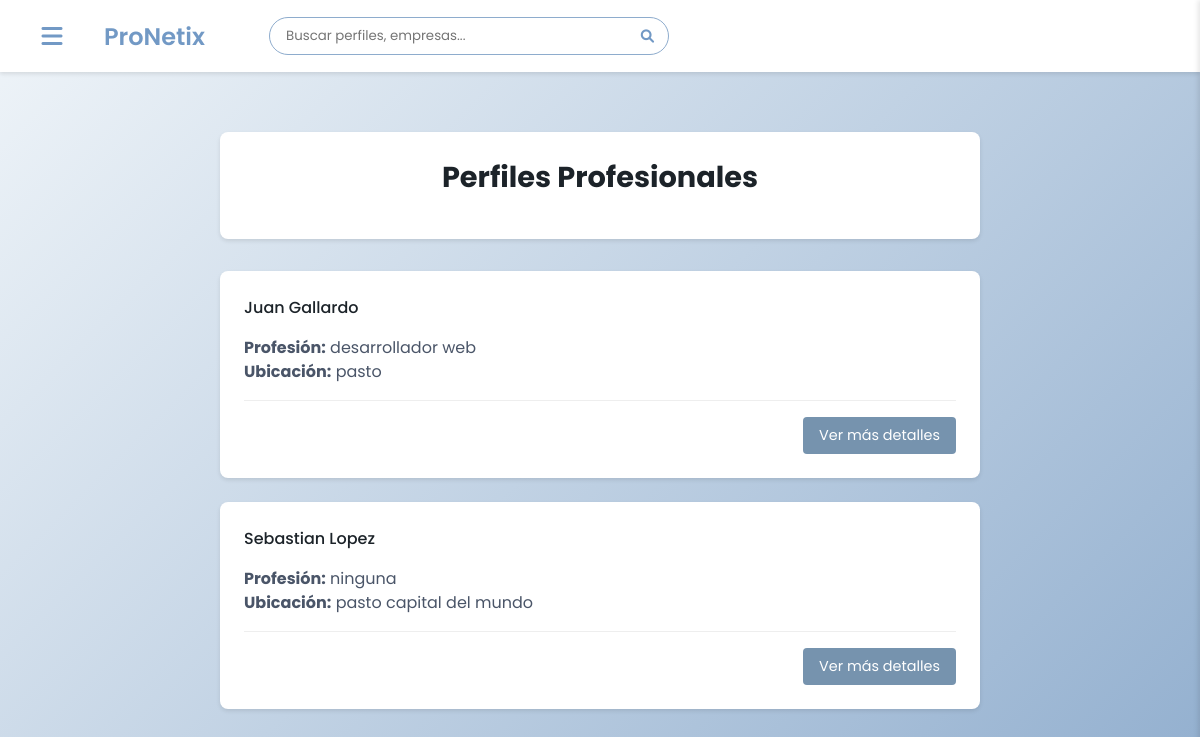
The app's page /perfiles/ (signed in) with its own data.
### ProNetix_app/models.py (models this page shows, shortened)
class Perfil(models.Model):
    MODALIDAD_CHOICES = [
        ('REMOTO', 'Remoto'),
        ('HIBRIDO', 'Híbrido'),
        ('PRESENCIAL', 'Presencial'),
    ]
    usuario = models.OneToOneField(User, on_delete=models.CASCADE)
    biografia = models.TextField(max_length=500, blank=True, verbose_name='Biografía')
    profesion = models.CharField(max_length=100, blank=True, verbose_name='Profesión')
    habilidades = models.TextField(blank=True, verbose_name='Habilidades')
    ubicacion = models.CharField(max_length=100, blank=True, verbose_name='Ubicación')
    modalidad_preferida = models.CharField(
        max_length=10,
        choices=MODALIDAD_CHOICES,
        blank=True,
        verbose_name='Modalidad de trabajo preferida'
    )
    fecha_creacion = models.DateTimeField(auto_now_add=True, verbose_name='Fecha de creación')
    fecha_actualizacion = models.DateTimeField(auto_now=True, verbose_name='Última actualización')
    class Meta:
        verbose_name = 'Perfil'
        verbose_name_plural = 'Perfiles'
        app_label = 'ProNetix_app'

### ProNetix_app/views.py (the view, shortened to what this page needs)
# urls.py: path('perfiles/', views.ver_perfiles, name='perfiles'),
def ver_perfiles(request):
    busqueda = request.GET.get('busqueda', '')
    perfiles = Perfil.objects.select_related('usuario').prefetch_related('documentos').all()
    perfiles_procesados = []
    for perfil in perfiles:
        perfil.habilidades_lista = [hab.strip() for hab in perfil.habilidades.split(',')] if perfil.habilidades else []
        perfiles_procesados.append(perfil)
    return render(request, 'vistas/vista_perfiles.html', {
        'perfiles': perfiles_procesados,
        'busqueda': busqueda
    })

### ProNetix_app/templates/vistas/vista_perfiles.html (shortened to what this page needs)
{% extends 'pronetix/base.html' %}
{% block content %}
{% load static %}
<link rel="stylesheet" type="text/css" href="{% static 'ProNetix_app/css/views.css' %}">
<div class="container">
    <div class="publications-header">
        <div class="publication-card"><h1>Perfiles Profesionales</h1></div>
    </div>
    <div class="publications-grid">
        {% if perfiles %}
            {% for perfil in perfiles %}
                <div class="publication-card">
                    <div class="author-section">
                        <span class="author-name">{{ perfil.usuario.get_full_name }}</span>
                    </div>
                    <div class="publication-description">
                        {% if perfil.profesion %}
                            <p><strong>Profesión:</strong> {{ perfil.profesion }}</p>
                        {% endif %}
                        {% if perfil.ubicacion %}
                            <p><strong>Ubicación:</strong> {{ perfil.ubicacion }}</p>
                        {% endif %}
                    </div>
                    <div class="publication-footer">
                        <a href="#" class="view-more-btn" onclick="toggleDetalles('perfil-{{ perfil.id }}')">Ver más detalles</a>
                    </div>
                </div>
            {% endfor %}
        {% else %}
            <div class="publication-card">
                <p>No se encontraron perfiles{% if busqueda %} para "{{ busqueda }}"{% endif %}</p>
            </div>
        {% endif %}
    </div>
</div>
{% endblock %}

### ProNetix_app/static/ProNetix_app/css/style.css (style rules this page uses)
:root { --color-background: #f3f6f8; --color-container: #8EACCD; --second-text: #7299C5; --color-button: #76ABAE; --color-text: #1c2329; --sidebar-width: 250px; }
* { margin: 0; padding: 0; box-sizing: border-box; }
body { margin: 0; padding: 0; font-family: "Poppins", sans-serif; background: linear-gradient(135deg, var(--color-background) 0%, var(--color-container) 100%); color: var(--color-text); min-height: 100vh; position: relative; overflow-x: hidden; }

### ProNetix_app/static/ProNetix_app/css/views.css (style rules this page uses)
:root { --color-primary: #7299C5; --color-secondary: #8EACCD; --color-background: #F0F5F9; --color-text: #1c2329; --color-accent: #7693ae; }
.container { max-width: 800px; margin: 0 auto; padding: 20px; }
.publications-header { text-align: center; margin-bottom: 2rem; }
.publications-header h1 { color: var(--color-text); font-size: 1.8rem; margin-bottom: 1rem; }
.publications-grid { display: flex; flex-direction: column; gap: 1.5rem; }
.publication-card { background-color: white; border-radius: 8px; box-shadow: 0 2px 4px rgba(0, 0, 0, 0.1); padding: 1.5rem; }
.author-section { margin-bottom: 1rem; }
.author-name { font-weight: 500; color: var(--color-text); }
.publication-description { color: #4a5568; margin-bottom: 1rem; line-height: 1.5; }
.publication-footer { display: flex; justify-content: flex-end; padding-top: 1rem; border-top: 1px solid #eee; }
.view-more-btn { background-color: var(--color-accent); color: white; padding: 0.5rem 1rem; border-radius: 4px; text-decoration: none; font-size: 0.9rem; transition: background-color 0.3s ease; }

### records on screen
Perfil: usuario.get_full_name "Juan Gallardo", profesion "desarrollador web", ubicacion "pasto"
Perfil: usuario.get_full_name "Sebastian Lopez", profesion "ninguna", ubicacion "pasto capital del mundo"
